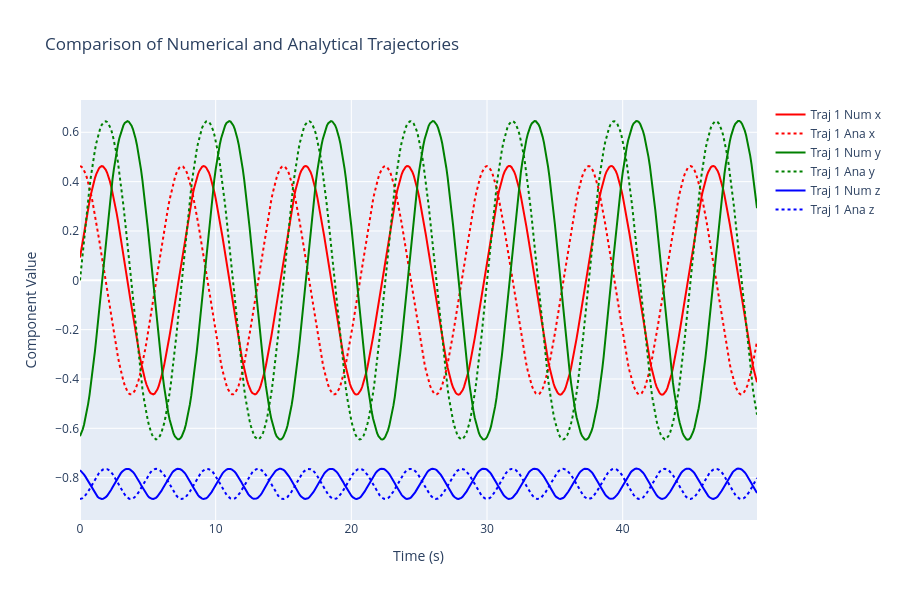

Source (notebook cell):
### Code cell
# Create a figure
fig = go.Figure()

# Time vector
time_steps = jnp.arange(num_steps) * dt

# Colors for x, y, z components
colors = {"x": "red", "y": "green", "z": "blue"}

# Loop through each trajectory
for i in range(num_trajectories):
    z_num = trajectories[i]  # Shape: (num_steps, 3)
    z_ana = traj_analytic[i]  # Shape: (num_steps, 3)

    for j, label in enumerate(["x", "y", "z"]):
        # Numerical trajectory (solid line)
        fig.add_trace(go.Scatter(
            x=time_steps, y=z_num[:, j], 
            mode='lines', 
            name=f'Traj {i+1} Num {label}', 
            line=dict(color=colors[label], width=2)
        ))

        # Analytical trajectory (dotted line)
        fig.add_trace(go.Scatter(
            x=time_steps, y=z_ana[:, j], 
            mode='lines', 
            name=f'Traj {i+1} Ana {label}', 
            line=dict(color=colors[label], dash='dot', width=2)
        ))

# Update layout
fig.update_layout(
    title="Comparison of Numerical and Analytical Trajectories",
    xaxis_title="Time (s)",
    yaxis_title="Component Value",
    width=900,
    height=600,
    showlegend=True
)

fig.show()

### Figure 1 — Plotly figure (JSON) as saved in the notebook; plotly's stock layout.template omitted (floating-point values rounded to 4 significant figures; data arrays with more than 128 entries replaced by an {"elided": "..."} marker saying what was removed)
{"data": [{"line": {"color": "red", "width": 2}, "mode": "lines", "name": "Traj 1 Num x", "type": "scatter", "x": {"elided": "500 float values"}, "y": {"elided": "501 float values"}}, {"line": {"color": "red", "dash": "dot", "width": 2}, "mode": "lines", "name": "Traj 1 Ana x", "type": "scatter", "x": {"elided": "500 float values"}, "y": {"elided": "500 float values"}}, {"line": {"color": "green", "width": 2}, "mode": "lines", "name": "Traj 1 Num y", "type": "scatter", "x": {"elided": "500 float values"}, "y": {"elided": "501 float values"}}, {"line": {"color": "green", "dash": "dot", "width": 2}, "mode": "lines", "name": "Traj 1 Ana y", "type": "scatter", "x": {"elided": "500 float values"}, "y": {"elided": "500 float values"}}, {"line": {"color": "blue", "width": 2}, "mode": "lines", "name": "Traj 1 Num z", "type": "scatter", "x": {"elided": "500 float values"}, "y": {"elided": "501 float values"}}, {"line": {"color": "blue", "dash": "dot", "width": 2}, "mode": "lines", "name": "Traj 1 Ana z", "type": "scatter", "x": {"elided": "500 float values"}, "y": {"elided": "500 float values"}}], "layout": {"height": 600, "showlegend": true, "title": {"text": "Comparison of Numerical and Analytical Trajectories"}, "width": 900, "xaxis": {"title": {"text": "Time (s)"}}, "yaxis": {"title": {"text": "Component Value"}}}}
